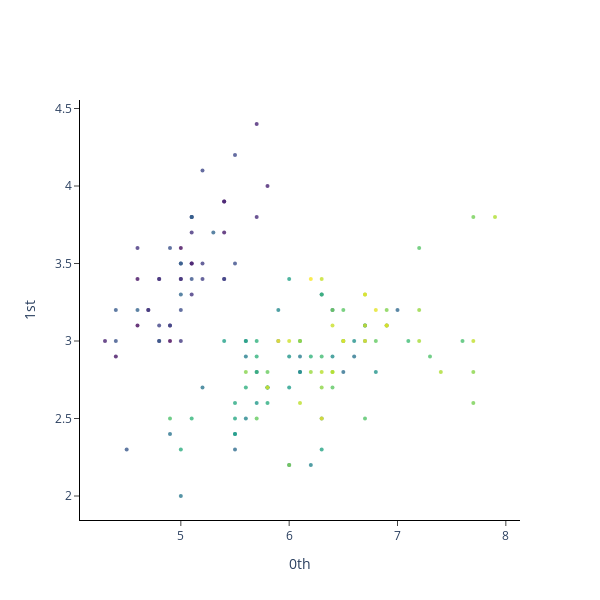

The code cell stored with this chart in its notebook:
### Code cell
# plot cloud of points for columns 0 and 1 
plot_point_cloud(x[:, :2])

### Figure 1 — Plotly figure (JSON) as saved in the notebook; plotly's stock layout.template omitted (floating-point values rounded to 4 significant figures; data arrays with more than 128 entries replaced by an {"elided": "..."} marker saying what was removed)
{"data": [{"marker": {"color": {"elided": "150 int values"}, "colorscale": [[0, "#440154"], [0.1111, "#482878"], [0.2222, "#3e4989"], [0.3333, "#31688e"], [0.4444, "#26828e"], [0.5556, "#1f9e89"], [0.6667, "#35b779"], [0.7778, "#6ece58"], [0.8889, "#b5de2b"], [1, "#fde725"]], "opacity": 0.8, "size": 4}, "mode": "markers", "type": "scatter", "x": {"elided": "150 float values"}, "y": {"elided": "150 float values"}}], "layout": {"height": 600, "plot_bgcolor": "white", "width": 600, "xaxis": {"anchor": "x", "exponentformat": "e", "linecolor": "black", "linewidth": 1, "mirror": false, "showexponent": "all", "showline": true, "side": "bottom", "ticks": "outside", "title": {"text": "0th"}, "type": "linear", "zeroline": true}, "yaxis": {"anchor": "y", "exponentformat": "e", "linecolor": "black", "linewidth": 1, "mirror": false, "showexponent": "all", "showline": true, "side": "left", "ticks": "outside", "title": {"text": "1st"}, "type": "linear", "zeroline": true}}}
